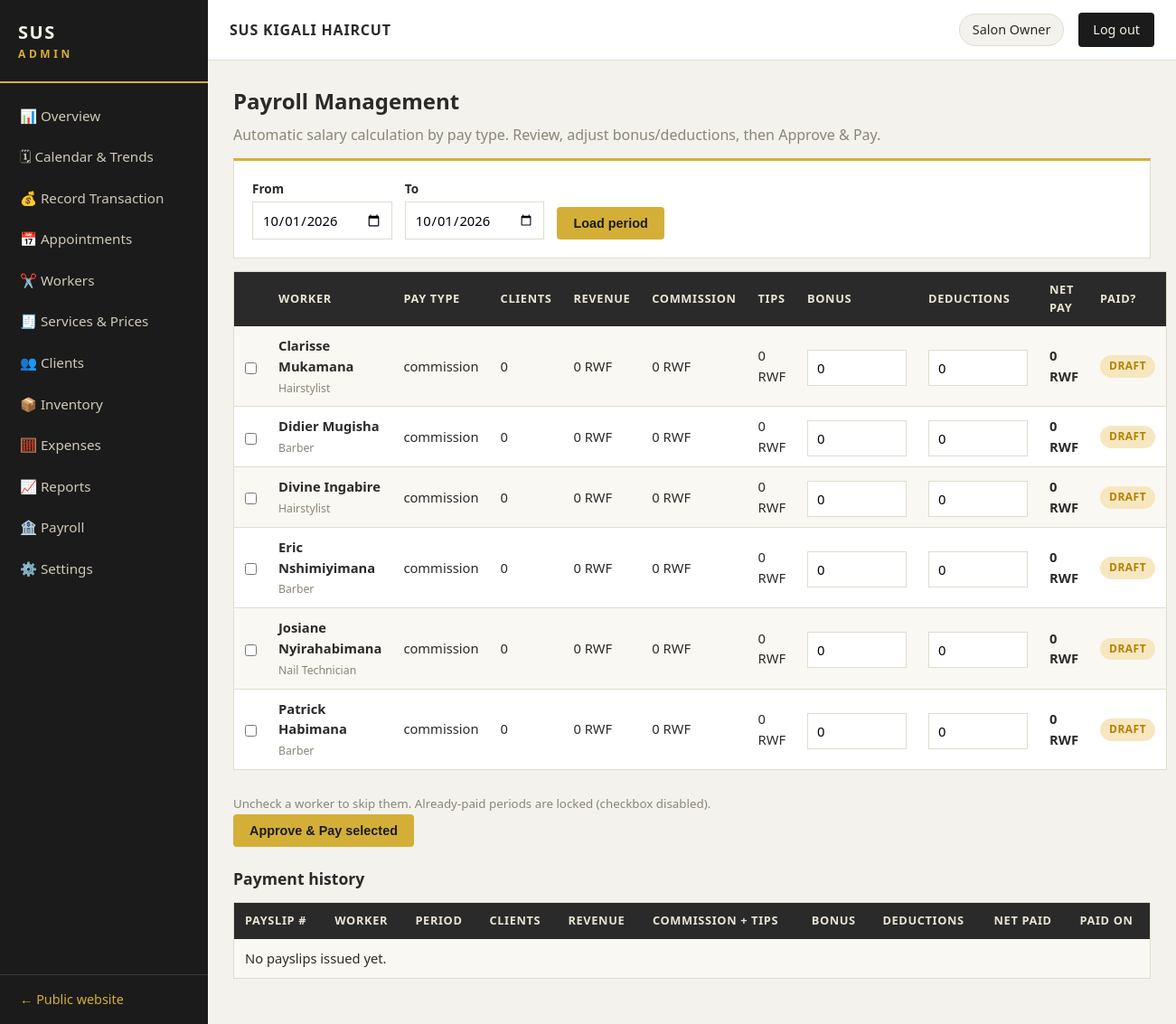
Screenshot of /admin/payroll (signed in) with the database file from the repository.
### sus/models.py (models this page shows, shortened)
class Setting(db.Model):
    __tablename__ = "settings"
    key = db.Column(db.String(60), primary_key=True)
    value = db.Column(db.String(255), nullable=False)
    @staticmethod
    def get(key, default=None):
        s = Setting.query.get(key)
        return s.value if s else default

class User(db.Model):
    __tablename__ = "users"
    id = db.Column(db.Integer, primary_key=True)
    name = db.Column(db.String(120), nullable=False)
    phone = db.Column(db.String(30))
    email = db.Column(db.String(120), unique=True)
    role = db.Column(db.String(20), nullable=False, default="worker")  # super_admin / manager / worker
    password_hash = db.Column(db.String(255), nullable=False)
    status = db.Column(db.String(20), nullable=False, default="active")
    worker = db.relationship("Worker", backref="user", uselist=False)

class Worker(db.Model):
    __tablename__ = "workers"
    id = db.Column(db.Integer, primary_key=True)
    user_id = db.Column(db.Integer, db.ForeignKey("users.id"))
    full_name = db.Column(db.String(120), nullable=False)
    phone = db.Column(db.String(30))
    photo = db.Column(db.String(255))  # path/URL, optional
    category = db.Column(db.String(40), nullable=False, default="Barber")
    specialty = db.Column(db.String(120))
    commission_rate = db.Column(db.Float)  # percent; None -> use shop default
    pay_type = db.Column(db.String(20), nullable=False, default="commission")
    base_salary = db.Column(db.Integer, default=0)  # for fixed / hybrid
    date_joined = db.Column(db.String(10), default=lambda: date.today().isoformat())
    status = db.Column(db.String(20), nullable=False, default="active")

### sus/admin.py (the view)
@admin_bp.route("/payroll")
@role_required("super_admin")
def payroll():
    start = request.args.get("start") or date.today().isoformat()[:8] + "01"
    end = request.args.get("end") or date.today().isoformat()
    rows = []
    for w in Worker.query.order_by(Worker.full_name).all():
        txs = Transaction.query.filter_by(worker_id=w.id, status="completed")\
            .filter(Transaction.date >= start, Transaction.date <= end).all()
        commission = sum(t.commission_amount for t in txs)
        tips = sum(t.tip for t in txs)
        existing = Payroll.query.filter_by(worker_id=w.id,
                                           period_start=start, period_end=end).first()
        bonus = existing.bonus if existing else 0
        deductions = existing.deductions if existing else 0
        if w.pay_type == "fixed":
            net = w.base_salary + bonus - deductions
        elif w.pay_type == "hybrid":
            net = w.base_salary + commission + tips + bonus - deductions
        else:
            net = commission + tips + bonus - deductions
        rows.append({"worker": w, "clients": len(txs),
                     "revenue": sum(t.amount for t in txs),
                     "commission": commission, "tips": tips,
                     "bonus": bonus, "deductions": deductions, "net": net,
                     "existing": existing})
    past = Payroll.query.filter_by(status="paid").order_by(Payroll.id.desc()).limit(50).all()
    return render_template("admin/payroll.html", rows=rows, start=start, end=end, past=past)

### sus/__init__.py (called while the page is built)
def create_app(config_class=Config):
    app = Flask(__name__)
    app.config.from_object(config_class)
    db.init_app(app)
    from .public import public_bp
    from .admin import admin_bp
    from .api import api_bp
    app.register_blueprint(public_bp)
    app.register_blueprint(admin_bp)
    app.register_blueprint(api_bp)
    @app.template_filter("rwf")
    def rwf(value):
        try:
            return f"{int(value):,} RWF"
        except (TypeError, ValueError):
            return value
    @app.context_processor
    def inject_user():
        from .auth import current_user
        u = current_user()
        return {"current_user_name": u.name if u else ""}
    return app

### sus/auth.py (called while the page is built)
def current_user():
    uid = session.get("user_id")
    return User.query.get(uid) if uid else None

def role_required(*roles):
    def decorator(f):
        @wraps(f)
        def wrapper(*args, **kwargs):
            u = current_user()
            if not u:
                return redirect(url_for("admin.login", next=request.path))
            if u.role not in roles:
                return "Forbidden — you do not have permission to view this page.", 403
            return f(*args, **kwargs)
        return wrapper
    return decorator

### sus/public.py (called while the page is built)
def shop():
    return {
        "name": Setting.get("shop_name", "SUS KIGALI HAIRCUT"),
        "tagline": Setting.get("tagline", ""),
        "phone": Setting.get("phone", ""),
        "whatsapp": Setting.get("whatsapp", ""),
        "address": Setting.get("address", ""),
        "hours": Setting.get("hours", ""),
    }

@public_bp.app_context_processor
def inject_shop():
    return {"shop": shop()}

### sus/templates/admin/payroll.html (shortened to what this page needs)
{% extends "admin/base_admin.html" %}
{% block content %}
<h1>Payroll Management</h1>
<p class="muted">Automatic salary calculation by pay type. Review, adjust bonus/deductions, then Approve & Pay.</p>
<form method="get" class="inline-form panel">
  <label>From <input type="date" name="start" value="{{ start }}"></label>
  <label>To <input type="date" name="end" value="{{ end }}"></label>
  <button class="btn-gold" type="submit">Load period</button>
</form>
<form method="post" action="{{ url_for('admin.payroll_approve') }}">
  <table>
    <tr><th></th><th>Worker</th><th>Pay type</th><th>Clients</th><th>Revenue</th><th>Commission</th><th>Tips</th><th>Bonus</th><th>Deductions</th><th>Net pay</th><th>Paid?</th></tr>
    {% for r in rows %}
    <tr>
      <td><input type="checkbox" name="skip_{{ r.worker.id }}" {% if r.existing %}checked disabled{% endif %}></td>
      <td><strong>{{ r.worker.full_name }}</strong><br><small class="muted">{{ r.worker.category }}</small></td>
      <td>{{ r.worker.pay_type }}</td>
      <td>{{ r.clients }}</td>
      <td>{{ r.revenue|rwf }}</td>
      <td>{{ r.commission|rwf }}</td>
      <td>{{ r.tips|rwf }}</td>
      <td><input type="number" name="bonus_{{ r.worker.id }}" value="{{ r.bonus }}" class="num"></td>
      <td><input type="number" name="ded_{{ r.worker.id }}" value="{{ r.deductions }}" class="num"></td>
      <td><strong>{{ r.net|rwf }}</strong></td>
      <td>{% if r.existing %}<span class="badge confirmed">PAID</span>{% else %}<span class="badge pending">draft</span>{% endif %}</td>
    </tr>
    {% else %}<tr><td colspan="11">No workers registered.</td></tr>{% endfor %}
  </table>
  <p><small class="muted">Uncheck a worker to skip them. Already-paid periods are locked (checkbox disabled).</small></p>
  <button class="btn-gold" type="submit">Approve & Pay selected</button>
</form>
<h2>Payment history</h2>
<table>
  <tr><th>Payslip #</th><th>Worker</th><th>Period</th><th>Clients</th><th>Revenue</th><th>Commission + tips</th><th>Bonus</th><th>Deductions</th><th>Net paid</th><th>Paid on</th></tr>
  {% for p in past %}
  <tr>
    <td>{{ p.id }}</td>
    <td>{{ p.worker.full_name }}</td>
    <td>{{ p.period_start }} → {{ p.period_end }}</td>
    <td>{{ p.total_clients }}</td>
    <td>{{ p.gross_revenue|rwf }}</td>
    <td>{{ p.commission_earned|rwf }}</td>
    <td>{{ p.bonus|rwf }}</td>
    <td>{{ p.deductions|rwf }}</td>
    <td><strong>{{ p.net_pay|rwf }}</strong></td>
    <td>{{ p.paid_date }}</td>
  </tr>
  {% else %}<tr><td colspan="10">No payslips issued yet.</td></tr>{% endfor %}
</table>
{% endblock %}

### sus/templates/admin/base_admin.html (shortened to what this page needs)
<!DOCTYPE html>
<html lang="en">
<head>
  <link rel="stylesheet" href="{{ url_for('static', filename='css/admin.css') }}">
</head>
<body class="admin-body">
  <aside class="sidebar" id="sidebar">
    <div class="sidebar-brand">SUS <span>ADMIN</span></div>
    <nav>
      {% set role = session.get('role') %}
      {% if role == 'super_admin' or role == 'manager' %}
      <a href="{{ url_for('admin.overview') }}">📊 Overview</a>
      <a href="{{ url_for('admin.calendar_view') }}">🗓 Calendar & Trends</a>
      <a href="{{ url_for('admin.transactions') }}">💰 Record Transaction</a>
      <a href="{{ url_for('admin.appointments') }}">📅 Appointments</a>
      <a href="{{ url_for('admin.workers') }}">✂️ Workers</a>
      <a href="{{ url_for('admin.services') }}">🧾 Services & Prices</a>
      <a href="{{ url_for('admin.clients') }}">👥 Clients</a>
      <a href="{{ url_for('admin.inventory') }}">📦 Inventory</a>
      <a href="{{ url_for('admin.expenses') }}">🧮 Expenses</a>
      <a href="{{ url_for('admin.reports') }}">📈 Reports</a>
      {% endif %}
      {% if role == 'super_admin' %}
      <a href="{{ url_for('admin.payroll') }}">🏦 Payroll</a>
      <a href="{{ url_for('admin.settings') }}">⚙️ Settings</a>
      {% endif %}
    </nav>
    <a class="sidebar-bottom" href="{{ url_for('public.home') }}">← Public website</a>
  </aside>
  <div class="admin-main">
    <header class="admin-topbar">
      <span class="shop-name">{{ shop.name if shop else 'SUS KIGALI HAIRCUT' }}</span>
      <span class="user-chip">{{ current_user_name }}</span>
      <a class="btn-logout" href="{{ url_for('admin.logout') }}">Log out</a>
    </header>
    <div class="admin-content">
      {% block content %}{% endblock %}
    </div>
  </div>
</body>
</html>

### sus/static/css/admin.css (style rules this page uses)
:root { --dark: #1b1b1b; --dark2: #2a2a2a; --gold: #d4af37; --gold-soft: #e8c96a; --bg: #f4f2ec; --panel: #ffffff; --ink: #2a2a2a; --muted: #8a8578; --line: #e0dccf; --green: #2e7d32; --red: #b3261e; --amber: #b58100; }
* { margin: 0; padding: 0; box-sizing: border-box; }
body.admin-body { font-family: "Segoe UI", Arial, sans-serif; background: var(--bg); color: var(--ink); line-height: 1.55; }
.sidebar { position: fixed; top: 0; bottom: 0; left: 0; width: 230px; background: var(--dark); overflow-y: auto; z-index: 50; display: flex; flex-direction: column; }
.sidebar-brand { padding: 20px; font-size: 1.25rem; font-weight: bold; letter-spacing: .08em; color: var(--cream, #f5f0e6); border-bottom: 2px solid var(--gold); }
.sidebar-brand span { color: var(--gold); font-size: .75rem; letter-spacing: .3em; display: block; }
.sidebar nav { display: flex; flex-direction: column; padding: 14px 0; flex: 1; }
.sidebar nav a { padding: 11px 22px; color: #cfc9b8; font-size: .95rem; text-decoration: none; }
.sidebar-bottom { padding: 16px 22px; color: var(--gold); border-top: 1px solid #3a3a3a; text-decoration: none; font-size: .9rem; }
.admin-main { margin-left: 230px; min-height: 100vh; display: flex; flex-direction: column; }
.admin-topbar { display: flex; align-items: center; gap: 16px; padding: 14px 24px; background: var(--panel); border-bottom: 1px solid var(--line); position: sticky; top: 0; z-index: 40; }
.admin-topbar .shop-name { font-weight: bold; letter-spacing: .05em; }
.user-chip { background: var(--bg); border: 1px solid var(--line); padding: 6px 14px; border-radius: 999px; font-size: .9rem; }
.btn-logout { background: var(--dark); color: var(--cream, #f5f0e6); padding: 8px 16px; text-decoration: none; font-size: .9rem; border-radius: 4px; }
.admin-content { padding: 26px 28px; max-width: 1200px; width: 100%; }
.admin-content h1 { font-size: 1.5rem; margin-bottom: 6px; }
.admin-content h2 { font-size: 1.1rem; margin: 22px 0 10px; color: var(--dark2); }
table { width: 100%; border-collapse: collapse; background: var(--panel); border: 1px solid var(--line); margin: 12px 0 24px; font-size: .92rem; }
th { text-align: left; background: var(--dark2); color: #eae5d5; padding: 10px 12px; font-size: .8rem; text-transform: uppercase; letter-spacing: .05em; }
td { padding: 10px 12px; border-bottom: 1px solid var(--line); vertical-align: middle; }
tr:nth-child(even) td { background: #faf8f2; }
.panel { background: var(--panel); border: 1px solid var(--line); border-top: 3px solid var(--gold); padding: 20px; margin: 14px 0; }
.form-grid label, .panel label { font-size: .85rem; font-weight: 600; color: var(--dark2); }
input, select, textarea { display: block; width: 100%; margin-top: 4px; padding: 9px 10px; border: 1px solid var(--line); background: #fff; font-family: inherit; font-size: .92rem; }
input.num { width: 110px; }
.inline-form { display: flex; flex-wrap: wrap; gap: 14px; align-items: end; }
.inline-form label { font-size: .85rem; }
.inline-form input, .inline-form select { width: auto; min-width: 150px; }
.inline-form input[type="date"], .inline-form input[type="number"] { min-width: 150px; }
button, .btn-gold { background: var(--gold); color: var(--dark); border: none; padding: 10px 18px; font-weight: bold; font-size: .9rem; cursor: pointer; border-radius: 4px; text-decoration: none; display: inline-block; }
.badge { display: inline-block; padding: 3px 10px; border-radius: 999px; font-size: .75rem; font-weight: bold; text-transform: uppercase; letter-spacing: .04em; }
.badge.pending { background: #f6e7c1; color: var(--amber); }
a { color: var(--dark2); }
.muted { color: var(--muted); }

### rows the page displays
Setting: value "SUS KIGALI HAIRCUT"
User: name "Salon Owner"
Worker: worker.full_name "Clarisse Mukamana", worker.category "Hairstylist", worker.pay_type "commission"
Worker: worker.full_name "Didier Mugisha", worker.category "Barber", worker.pay_type "commission"
Worker: worker.full_name "Divine Ingabire", worker.category "Hairstylist", worker.pay_type "commission"
Worker: worker.full_name "Eric Nshimiyimana", worker.category "Barber", worker.pay_type "commission"
Worker: worker.full_name "Josiane Nyirahabimana", worker.category "Nail Technician", worker.pay_type "commission"
Worker: worker.full_name "Patrick Habimana", worker.category "Barber", worker.pay_type "commission"

### other values shown
{{ r.clients }} "0" "0" "0" "0" "0" "0"
{{ r.revenue|rwf }} "0 RWF" "0 RWF" "0 RWF" "0 RWF" "0 RWF" "0 RWF"
{{ r.commission|rwf }} "0 RWF" "0 RWF" "0 RWF" "0 RWF" "0 RWF" "0 RWF"
{{ r.tips|rwf }} "0 RWF" "0 RWF" "0 RWF" "0 RWF" "0 RWF" "0 RWF"
{{ r.net|rwf }} "0 RWF" "0 RWF" "0 RWF" "0 RWF" "0 RWF" "0 RWF"
